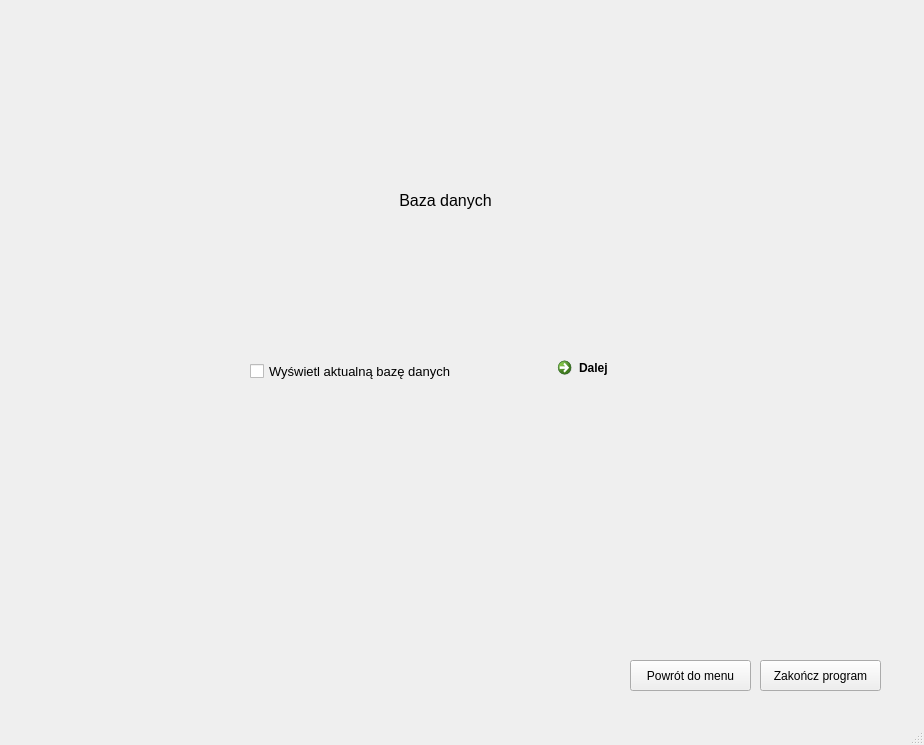
<?xml version="1.0" encoding="UTF-8"?>
<ui version="4.0">
 <class>MainWindow</class>
 <widget class="QMainWindow" name="MainWindow">
  <property name="geometry">
   <rect>
    <x>0</x>
    <y>0</y>
    <width>924</width>
    <height>745</height>
   </rect>
  </property>
  <property name="minimumSize">
   <size>
    <width>924</width>
    <height>745</height>
   </size>
  </property>
  <property name="windowTitle">
   <string>Baza danych</string>
  </property>
  <widget class="QWidget" name="centralwidget">
   <widget class="QStackedWidget" name="stackedWidget">
    <property name="geometry">
     <rect>
      <x>20</x>
      <y>20</y>
      <width>881</width>
      <height>631</height>
     </rect>
    </property>
    <property name="currentIndex">
     <number>0</number>
    </property>
    <widget class="QWidget" name="mainmenu">
     <widget class="QCommandLinkButton" name="change_page">
      <property name="geometry">
       <rect>
        <x>530</x>
        <y>330</y>
        <width>172</width>
        <height>41</height>
       </rect>
      </property>
      <property name="text">
       <string>Dalej</string>
      </property>
     </widget>
     <widget class="QLabel" name="label_menu">
      <property name="geometry">
       <rect>
        <x>330</x>
        <y>160</y>
        <width>191</width>
        <height>41</height>
       </rect>
      </property>
      <property name="font">
       <font>
        <family>Segoe UI</family>
        <pointsize>12</pointsize>
        <italic>false</italic>
        <bold>false</bold>
       </font>
      </property>
      <property name="styleSheet">
       <string notr="true">font: 12pt &quot;Segoe UI&quot;;</string>
      </property>
      <property name="text">
       <string>Baza danych</string>
      </property>
      <property name="alignment">
       <set>Qt::AlignmentFlag::AlignCenter</set>
      </property>
     </widget>
     <widget class="QCheckBox" name="show_checkBox">
      <property name="geometry">
       <rect>
        <x>230</x>
        <y>340</y>
        <width>221</width>
        <height>23</height>
       </rect>
      </property>
      <property name="font">
       <font>
        <pointsize>10</pointsize>
       </font>
      </property>
      <property name="text">
       <string>Wyświetl aktualną bazę danych</string>
      </property>
     </widget>
    </widget>
    <widget class="QWidget" name="show">
     <widget class="QLabel" name="show_p1">
      <property name="geometry">
       <rect>
        <x>10</x>
        <y>10</y>
        <width>231</width>
        <height>31</height>
       </rect>
      </property>
      <property name="styleSheet">
       <string notr="true">font: 12pt &quot;Segoe UI&quot;;</string>
      </property>
      <property name="text">
       <string>Aktualna baza danych</string>
      </property>
     </widget>
     <widget class="QTableWidget" name="show_table">
      <property name="geometry">
       <rect>
        <x>10</x>
        <y>170</y>
        <width>851</width>
        <height>351</height>
       </rect>
      </property>
      <property name="sizeAdjustPolicy">
       <enum>QAbstractScrollArea::SizeAdjustPolicy::AdjustIgnored</enum>
      </property>
      <property name="dragEnabled">
       <bool>false</bool>
      </property>
      <attribute name="horizontalHeaderCascadingSectionResizes">
       <bool>true</bool>
      </attribute>
      <attribute name="horizontalHeaderDefaultSectionSize">
       <number>106</number>
      </attribute>
      <attribute name="horizontalHeaderShowSortIndicator" stdset="0">
       <bool>false</bool>
      </attribute>
      <column>
       <property name="text">
        <string>Imię</string>
       </property>
      </column>
      <column>
       <property name="text">
        <string>Nazwisko</string>
       </property>
      </column>
      <column>
       <property name="text">
        <string>Numer ID</string>
       </property>
      </column>
      <column>
       <property name="text">
        <string>Wiek</string>
       </property>
      </column>
      <column>
       <property name="text">
        <string>Miejscowość</string>
       </property>
      </column>
      <column>
       <property name="text">
        <string>Ulica</string>
       </property>
      </column>
      <column>
       <property name="text">
        <string>Numer domu</string>
       </property>
      </column>
      <column>
       <property name="text">
        <string>Kraj</string>
       </property>
      </column>
     </widget>
     <widget class="QWidget" name="gridLayoutWidget">
      <property name="geometry">
       <rect>
        <x>460</x>
        <y>20</y>
        <width>401</width>
        <height>80</height>
       </rect>
      </property>
      <layout class="QGridLayout" name="gridLayout">
       <item row="0" column="0">
        <widget class="QLabel" name="wprowadz">
         <property name="styleSheet">
          <string notr="true">font: 10pt &quot;Segoe UI&quot;;</string>
         </property>
         <property name="text">
          <string>Szukaj</string>
         </property>
        </widget>
       </item>
       <item row="0" column="1">
        <widget class="QLineEdit" name="look_for"/>
       </item>
       <item row="0" column="2">
        <widget class="QPushButton" name="search_button">
         <property name="text">
          <string>OK</string>
         </property>
        </widget>
       </item>
       <item row="0" column="3">
        <widget class="QPushButton" name="Anuluj_search">
         <property name="text">
          <string>Anuluj</string>
         </property>
        </widget>
       </item>
      </layout>
     </widget>
     <widget class="QLabel" name="filtruj_po">
      <property name="geometry">
       <rect>
        <x>230</x>
        <y>20</y>
        <width>81</width>
        <height>78</height>
       </rect>
      </property>
      <property name="styleSheet">
       <string notr="true">font: 10pt &quot;Segoe UI&quot;;</string>
      </property>
      <property name="text">
       <string>Filtruj według</string>
      </property>
     </widget>
     <widget class="QComboBox" name="search_by">
      <property name="geometry">
       <rect>
        <x>318</x>
        <y>50</y>
        <width>121</width>
        <height>22</height>
       </rect>
      </property>
      <item>
       <property name="text">
        <string>Imię</string>
       </property>
      </item>
      <item>
       <property name="text">
        <string>Nazwisko</string>
       </property>
      </item>
      <item>
       <property name="text">
        <string>Numer ID</string>
       </property>
      </item>
      <item>
       <property name="text">
        <string>Wiek</string>
       </property>
      </item>
      <item>
       <property name="text">
        <string>Miejscowość</string>
       </property>
      </item>
      <item>
       <property name="text">
        <string>Ulica</string>
       </property>
      </item>
      <item>
       <property name="text">
        <string>Numer domu</string>
       </property>
      </item>
      <item>
       <property name="text">
        <string>Kraj</string>
       </property>
      </item>
     </widget>
     <widget class="QPushButton" name="select_folder">
      <property name="geometry">
       <rect>
        <x>10</x>
        <y>540</y>
        <width>81</width>
        <height>24</height>
       </rect>
      </property>
      <property name="text">
       <string>Eksportuj</string>
      </property>
     </widget>
     <widget class="QPushButton" name="imp_pushButton">
      <property name="geometry">
       <rect>
        <x>110</x>
        <y>540</y>
        <width>80</width>
        <height>24</height>
       </rect>
      </property>
      <property name="text">
       <string>Importuj</string>
      </property>
     </widget>
     <widget class="QPushButton" name="delete_all">
      <property name="geometry">
       <rect>
        <x>210</x>
        <y>540</y>
        <width>80</width>
        <height>24</height>
       </rect>
      </property>
      <property name="text">
       <string>Wyczyść bazę</string>
      </property>
     </widget>
     <widget class="QPushButton" name="sortuj">
      <property name="geometry">
       <rect>
        <x>460</x>
        <y>120</y>
        <width>80</width>
        <height>24</height>
       </rect>
      </property>
      <property name="text">
       <string>Sortuj</string>
      </property>
     </widget>
     <widget class="QComboBox" name="sort_najw_najm_comboBox">
      <property name="geometry">
       <rect>
        <x>730</x>
        <y>120</y>
        <width>131</width>
        <height>24</height>
       </rect>
      </property>
      <item>
       <property name="text">
        <string>najmniejszego/A-Z</string>
       </property>
      </item>
      <item>
       <property name="text">
        <string>największego/Z-A</string>
       </property>
      </item>
     </widget>
     <widget class="QComboBox" name="sort_comboBox">
      <property name="geometry">
       <rect>
        <x>560</x>
        <y>120</y>
        <width>121</width>
        <height>24</height>
       </rect>
      </property>
      <item>
       <property name="text">
        <string>Imię</string>
       </property>
      </item>
      <item>
       <property name="text">
        <string>Nazwisko</string>
       </property>
      </item>
      <item>
       <property name="text">
        <string>Numer ID</string>
       </property>
      </item>
      <item>
       <property name="text">
        <string>Wiek</string>
       </property>
      </item>
      <item>
       <property name="text">
        <string>Miejscowość</string>
       </property>
      </item>
      <item>
       <property name="text">
        <string>Ulica</string>
       </property>
      </item>
      <item>
       <property name="text">
        <string>Numer domu</string>
       </property>
      </item>
      <item>
       <property name="text">
        <string>Kraj</string>
       </property>
      </item>
     </widget>
     <widget class="QLabel" name="label_21">
      <property name="geometry">
       <rect>
        <x>700</x>
        <y>120</y>
        <width>31</width>
        <height>21</height>
       </rect>
      </property>
      <property name="font">
       <font>
        <pointsize>10</pointsize>
       </font>
      </property>
      <property name="text">
       <string>Od:</string>
      </property>
     </widget>
     <widget class="QPushButton" name="add_record_button">
      <property name="geometry">
       <rect>
        <x>310</x>
        <y>540</y>
        <width>80</width>
        <height>24</height>
       </rect>
      </property>
      <property name="text">
       <string>Dodaj rekord</string>
      </property>
     </widget>
     <widget class="QPushButton" name="edit_button">
      <property name="geometry">
       <rect>
        <x>210</x>
        <y>580</y>
        <width>81</width>
        <height>24</height>
       </rect>
      </property>
      <property name="text">
       <string>Edytuj rekord</string>
      </property>
     </widget>
     <widget class="QLabel" name="label_9">
      <property name="geometry">
       <rect>
        <x>10</x>
        <y>570</y>
        <width>81</width>
        <height>51</height>
       </rect>
      </property>
      <property name="styleSheet">
       <string notr="true">font: 10pt &quot;Segoe UI&quot;;</string>
      </property>
      <property name="text">
       <string>Numer ID:</string>
      </property>
     </widget>
     <widget class="QSpinBox" name="delete_spinBox">
      <property name="geometry">
       <rect>
        <x>110</x>
        <y>580</y>
        <width>81</width>
        <height>31</height>
       </rect>
      </property>
      <property name="minimum">
       <number>0</number>
      </property>
      <property name="maximum">
       <number>10000000</number>
      </property>
     </widget>
     <widget class="QPushButton" name="delete_Button">
      <property name="geometry">
       <rect>
        <x>310</x>
        <y>580</y>
        <width>81</width>
        <height>24</height>
       </rect>
      </property>
      <property name="text">
       <string>Usuń rekord</string>
      </property>
     </widget>
    </widget>
   </widget>
   <widget class="QPushButton" name="return1">
    <property name="geometry">
     <rect>
      <x>630</x>
      <y>660</y>
      <width>121</width>
      <height>31</height>
     </rect>
    </property>
    <property name="text">
     <string>Powrót do menu</string>
    </property>
   </widget>
   <widget class="QPushButton" name="endprog">
    <property name="geometry">
     <rect>
      <x>760</x>
      <y>660</y>
      <width>121</width>
      <height>31</height>
     </rect>
    </property>
    <property name="styleSheet">
     <string notr="true"/>
    </property>
    <property name="text">
     <string>Zakończ program</string>
    </property>
    <property name="icon">
     <iconset theme="application-exit"/>
    </property>
   </widget>
  </widget>
  <widget class="QMenuBar" name="menubar">
   <property name="geometry">
    <rect>
     <x>0</x>
     <y>0</y>
     <width>924</width>
     <height>21</height>
    </rect>
   </property>
  </widget>
  <widget class="QStatusBar" name="statusbar"/>
 </widget>
 <resources/>
 <connections/>
</ui>
